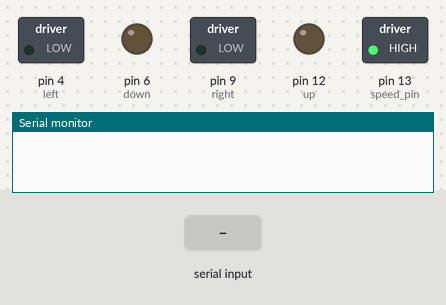
The sketch below on a simulated Arduino Uno, built with avr-gcc and run on an emulated ATmega328P. On the bench: switched loads named in the sketch (green lamp = pin HIGH), output pins drawn as LEDs (lit = HIGH), the last lines printed to the serial monitor. The test bench sets the inputs (shaded band).

Above: at 1.2 s.
1.3 s: "w" received over Serial
At 1.7 s:
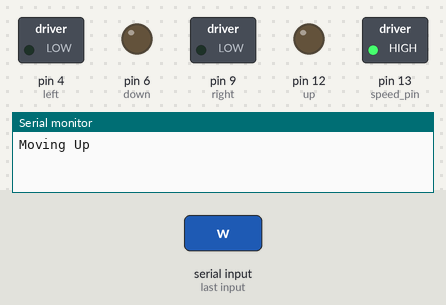
2.9 s: "a" received over Serial
At 4.2 s:
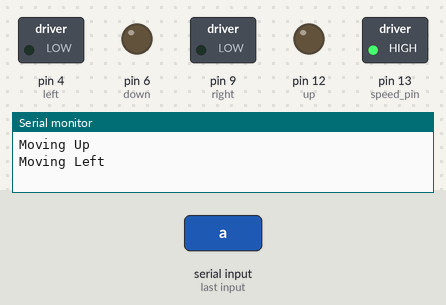
4.5 s: "s" received over Serial
At 5.4 s:
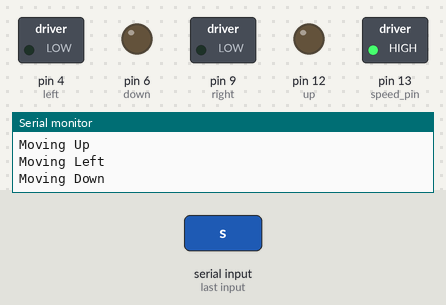
6.1 s: "d" received over Serial
At 6.6 s:
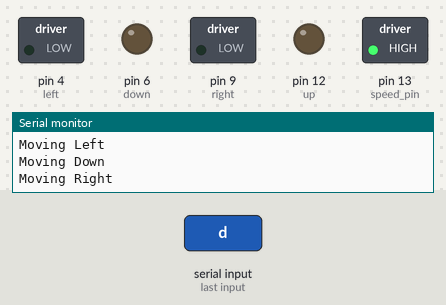
Timing chart, 0 to 8.7 s (numbered marks = the images above; inputs shaded):
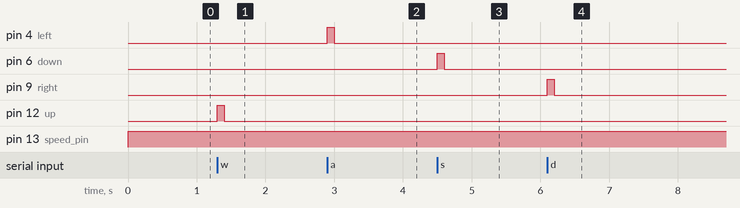

The sketch:

arduino_mast_control.ino
```cpp
/*
 * Tektronix Remotely Aimed Video and RF Monitor
 * Language: Arduino
 *
 * The purpose of this program is to control the Bescor MP-101 Motorized Pan and
 * Tilt Head with an Arduino Micro. The Micro receives control signals via USB
 * from the field PC, which are being received from a remote PC.
 *
 * The signals are being sent through a python GUI application made with pyQT.
 *
 * This application can be found at github.com/mikerichantk/tek17/
 *
 ******************************************************
 * @version  1.0
 * @date     20 Feb 2021
 *
 * @author   Addison Raak, Ka'ulu Ng,
 *           Michael Antkiewicz, Nicholas Baldwin
 *
 ******************************************************
 */

// Value of resistor on back of remote: 3.9k
// Value of potentiometer ranges from 0.25k-18.8k
int speed_pin = 13;
int up = 12;
int right = 9;
int down = 6;
int left = 4;
int count = 0;
void setup() {
  // Setting up the pins for up, right, down, left
  pinMode(up,OUTPUT);
  pinMode(right,OUTPUT);
  pinMode(down,OUTPUT);
  pinMode(left,OUTPUT);
  Serial.begin(9600);
}

void loop() {

  // sets the speed of the motors. Range is from 0-255.
  // When the level is set to 255, it takes about 10 seconds to turn 90 deg.
  analogWrite(speed_pin, 255);
  //Code is using wasd character keys in order to move
  //up,left,down, and right in that order
  if(Serial.available() > 0){
    //Reads from the serial input
    int rxd = Serial.read();

    //If "w" is pressed, move up
    if(rxd==119){
      digitalWrite(up,HIGH);
      digitalWrite(down,LOW);
      delay(100);
      Serial.println("Moving Up");
    }

    //If "a" is pressed, move left
    if(rxd==97){
      digitalWrite(left,HIGH);
      digitalWrite(right,LOW);
      delay(100);
      Serial.println("Moving Left");
    }

    //If "s" is pressed, move down
    if(rxd==115){
      digitalWrite(down,HIGH);
      digitalWrite(up,LOW);
      delay(100);
      Serial.println("Moving Down");
    }

    //If "d" is pressed, move right
    if(rxd==100){
      digitalWrite(right,HIGH);
      digitalWrite(left,LOW);
      delay(100);
      Serial.println("Moving Right");
    }
  }
  else{
    if(count <= 1000){
        count++;
    }
    else{
      count = 0;
      digitalWrite(up,LOW);
      digitalWrite(right,LOW);
      digitalWrite(down,LOW);
      digitalWrite(left,LOW);
    }
  }


}
```

Measured:
- after the input at 1.3 s, pin 12 (up): LOW → HIGH at once, → LOW 0.10 s later
- after the input at 2.9 s, pin 4 (left): LOW → HIGH at once, → LOW 0.10 s later
- after the input at 4.5 s, pin 6 (down): LOW → HIGH at once, → LOW 0.10 s later
- after the input at 6.1 s, pin 9 (right): LOW → HIGH at once, → LOW 0.10 s later
